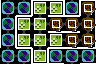

Below is a game level as drawn by its tile map, then a one-line description and the .tmx file that defines it, in full:
An orthogonal 6x4 tile map with 16x16 px tiles, 4 tile layers (Maze Shape, Room Properties, Restrictions, Minimap).

<map version="1.10" tiledversion="1.11.0" orientation="orthogonal" renderorder="right-down" width="6" height="4" tilewidth="16" tileheight="16" infinite="0" nextlayerid="5" nextobjectid="1">
 <properties>
  <property name="has_warp_zone" type="bool" value="true" />
 </properties>
 <tileset firstgid="1" source="../LayoutTiles.tsx" />
 <layer id="1" name="Maze Shape" width="6" height="4">
  <data encoding="csv">
3,52,35,20,50,2,
34,35,18,19,19,4,
34,51,18,19,19,52,
18,36,50,17,33,19
</data>
 </layer>
 <layer id="2" name="Room Properties" width="6" height="4">
  <data encoding="csv">
22,22,21,21,22,37,
22,21,21,37,37,37,
22,21,21,21,37,37,
22,22,21,22,22,22
</data>
 </layer>
 <layer id="3" name="Restrictions" width="6" height="4">
  <data encoding="csv">
0,0,0,0,0,16,
0,0,0,16,16,16,
0,0,0,0,16,16,
0,0,0,0,0,0
</data>
 </layer>
 <layer id="4" name="Minimap" width="6" height="4">
  <data encoding="csv">
0,0,14,14,0,13,
0,14,14,13,13,13,
0,14,14,14,13,13,
0,0,14,0,0,0
</data>
 </layer>
</map>
